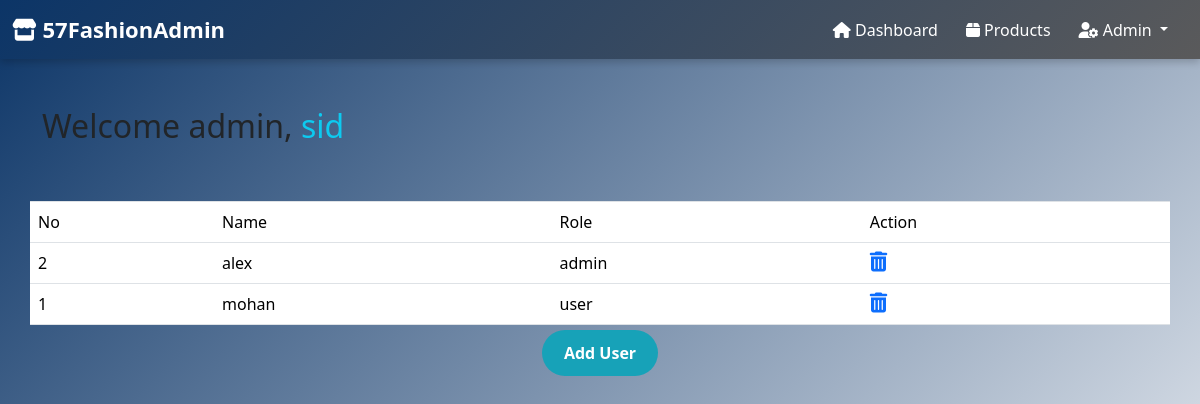
/57_PJ/userlist.php (signed in), run on the app's committed database.
### tables this page shows
CREATE TABLE `users` (
  `user_id` int(11) NOT NULL,
  `user_name` varchar(100) NOT NULL,
  `password` varchar(255) NOT NULL,
  `user_role` varchar(50) DEFAULT 'user',
  `created_at` datetime DEFAULT current_timestamp()
);

### 57_PJ/userlist.php (the view, shortened to what this page needs)
<?php
include 'conn.php';
?>
<!DOCTYPE html>
<html lang="en">
<head>
    <link rel="stylesheet" href="https://cdnjs.cloudflare.com/ajax/libs/font-awesome/4.7.0/css/font-awesome.min.css">
    <link rel="stylesheet" href="https://cdn.jsdelivr.net/npm/bootstrap@4.4.1/dist/css/bootstrap.min.css">
</head>
<body>
    <?php include 'header.php'; ?>
    <div class="container">
        <div class="row mt-5">
            <div class="col-md-12">
                <h2>Welcome admin,
                    <span class="text-info">
                        <?php
                        if(isset($_SESSION['admin']))
                        {
                            echo $_SESSION['admin'];
                        }
                        else
                        {
                            $_SESSION['admin']='';
                        }
                        ?>
                    </span>
                </h2>
            </div>
        </div>
        <div class="row mt-5 ">
            <table class="table table-condensed">
                <tr>
                    <td>No</td>
                    <td>Name</td>
                    <td>Role</td>
                    <td>Action</td>
                </tr>
                <?php
                $query="SELECT * FROM users ORDER BY user_id DESC";
                $go_query=mysqli_query($connection,$query);
                while($row=mysqli_fetch_array($go_query))
                {
                    $user_id=$row['user_id'];
                    $user_name=$row['user_name'];
                    $user_role=$row['user_role'];
                    echo "<tr>";
                    echo "<td>{$user_id}</td>";
                    echo "<td>{$user_name}</td>";
                    echo "<td>{$user_role}</td>";
                    echo "<td>
                    <a href='userlist.php?action=delete&uid={$user_id}'><i class='fa fa-trash-o' style='font-size:20px'></i></a>
                    </td>";
                    echo "</tr>";
                }
                ?>
            </table>
            <div class="actions">
            <a href="adduser.php">Add User</a>
            </div>
        </div>
    </div>
</body>
</html>

### 57_PJ/userlist.php (style rules this page uses)
body { background: linear-gradient(135deg,rgb(12, 53, 103),rgb(254, 254, 255)); min-height: 100vh; color: white; }
.actions { margin-top: 150px; text-align: center; animation: fadeIn 1.2s ease-out forwards; }
.actions a { margin: 0 10px; padding: 12px 22px; border-radius: 30px; background: #17a2b8; color: #fff; text-decoration: none; font-weight: 600; transition: background 0.3s ease; }

### 57_PJ/header.php (style rules this page uses)
body { margin: 0; padding: 0; }

### data on the page
users: user_id "2", user_name "alex", user_role "admin"
users: user_id "1", user_name "mohan", user_role "user"

### other printed values
$_SESSION['admin'] "sid"
